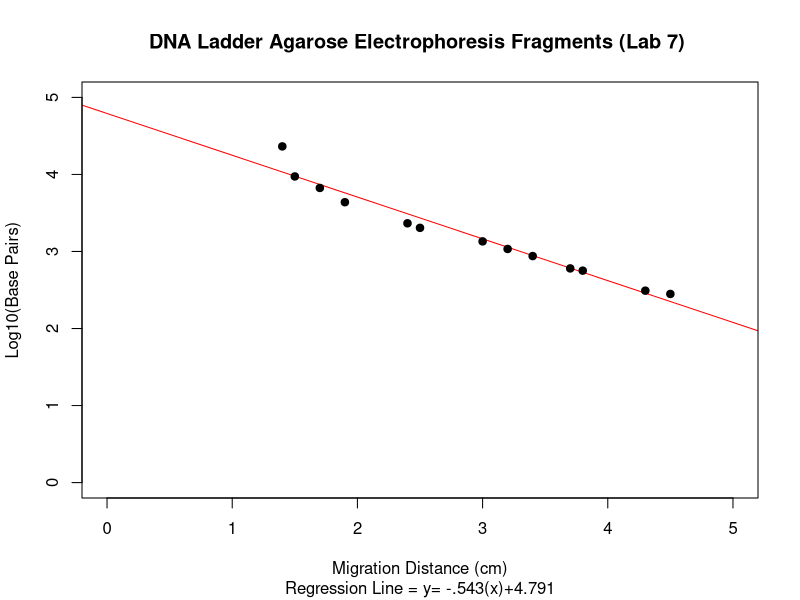

Generate this figure with R:

#WOOD-NT
#CHM4300L
#THIS SCRIPT IS TO GENERATE A PLOT AND RELEVANT STATISTICS FOR AGAROSE GEL ELECTROPHORESIS RESULTS
#THIS SCRIPT IS FREE AND OPEN SOURCE PER GPL3 LICENSE
#USER ASSUMES IMPLICATIONS OF ACADEMIC AND PROFESSIONAL INTEGRITY
#####################################################################################################3
#BEGIN SCRIPT 

#Insert distances in centimeters
distance <- c(3,3.2,3.4,3.7,4.3,4.5,1.4,1.5,1.7,1.9,2.4,2.5,3.8)

#Insert  Base Pair Lengths of Ladder Fragments
bp <- c(1353,1078,872,603,310,281,23130,9416,6682,4361,2322,2027,564)

#Base 10 Logarithm Operation on Base Pair Lenghts
bprefined <- log(bp,10)


# Generate Plot with Regression Line
# YOU WILL MANUALLY HAVE TO APPEND THE NEW SLOPE EQUATION
plot(distance,bprefined,
	main="DNA Ladder Agarose Electrophoresis Fragments (Lab 7) ",
	sub="Regression Line = y= -.543(x)+4.791",
	ylab="Log10(Base Pairs)",
	xlab="Migration Distance (cm)",
	xlim= c(0,5),
	ylim= c(0,5), 
	pch=19,
	abline(lm(bprefined~distance), col="red")
	)
	
#Generate Summary for Equation
summary(lm(bprefined~distance)) 

# END SCRIPT
#######################################################################################################
# TO DO
# 1. AUTOMATE DATA INPUT
# 